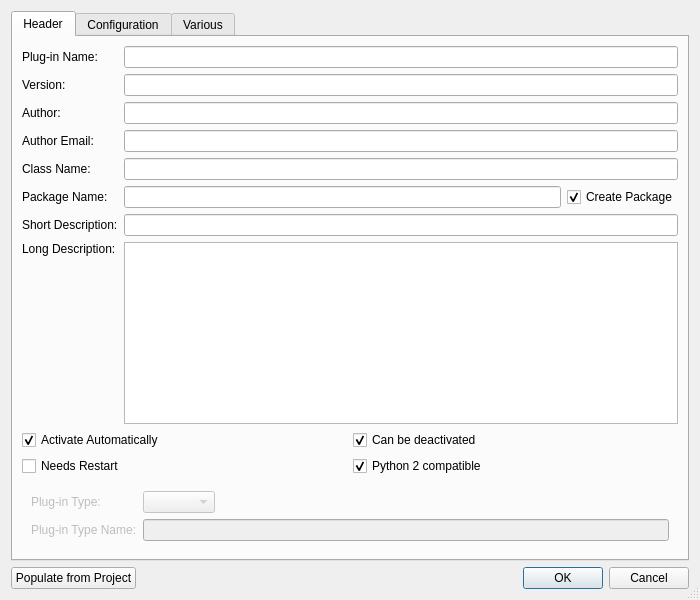
<?xml version="1.0" encoding="UTF-8"?>
<ui version="4.0">
 <class>PluginWizardDialog</class>
 <widget class="QDialog" name="PluginWizardDialog">
  <property name="geometry">
   <rect>
    <x>0</x>
    <y>0</y>
    <width>700</width>
    <height>600</height>
   </rect>
  </property>
  <property name="windowTitle">
   <string>eric Plug-in Wizard</string>
  </property>
  <property name="sizeGripEnabled">
   <bool>true</bool>
  </property>
  <layout class="QVBoxLayout" name="verticalLayout_5">
   <item>
    <widget class="QTabWidget" name="dataTabWidget">
     <property name="currentIndex">
      <number>0</number>
     </property>
     <widget class="QWidget" name="headerTab">
      <attribute name="title">
       <string>Header</string>
      </attribute>
      <layout class="QVBoxLayout" name="verticalLayout">
       <item>
        <layout class="QGridLayout" name="gridLayout">
         <item row="0" column="0">
          <widget class="QLabel" name="label">
           <property name="text">
            <string>Plug-in Name:</string>
           </property>
          </widget>
         </item>
         <item row="0" column="1" colspan="2">
          <widget class="QLineEdit" name="nameEdit">
           <property name="toolTip">
            <string>Enter the plug-in name</string>
           </property>
           <property name="maxLength">
            <number>55</number>
           </property>
          </widget>
         </item>
         <item row="1" column="0">
          <widget class="QLabel" name="label_2">
           <property name="text">
            <string>Version:</string>
           </property>
          </widget>
         </item>
         <item row="1" column="1" colspan="2">
          <widget class="QLineEdit" name="versionEdit">
           <property name="toolTip">
            <string>Enter the version number in the form 'major.minor[.patch[.sub]]'</string>
           </property>
           <property name="maxLength">
            <number>10</number>
           </property>
          </widget>
         </item>
         <item row="2" column="0">
          <widget class="QLabel" name="label_3">
           <property name="text">
            <string>Author:</string>
           </property>
          </widget>
         </item>
         <item row="2" column="1" colspan="2">
          <widget class="QLineEdit" name="authorEdit">
           <property name="toolTip">
            <string>Enter the author's name</string>
           </property>
           <property name="maxLength">
            <number>55</number>
           </property>
          </widget>
         </item>
         <item row="3" column="0">
          <widget class="QLabel" name="label_4">
           <property name="text">
            <string>Author Email:</string>
           </property>
          </widget>
         </item>
         <item row="3" column="1" colspan="2">
          <widget class="QLineEdit" name="authorEmailEdit">
           <property name="toolTip">
            <string>Enter the author's email address</string>
           </property>
           <property name="inputMask">
            <string notr="true"/>
           </property>
           <property name="maxLength">
            <number>55</number>
           </property>
          </widget>
         </item>
         <item row="4" column="0">
          <widget class="QLabel" name="label_5">
           <property name="text">
            <string>Class Name:</string>
           </property>
          </widget>
         </item>
         <item row="4" column="1" colspan="2">
          <widget class="QLineEdit" name="classNameEdit">
           <property name="toolTip">
            <string>Enter the name of the plug-in class</string>
           </property>
           <property name="maxLength">
            <number>55</number>
           </property>
          </widget>
         </item>
         <item row="5" column="0">
          <widget class="QLabel" name="label_6">
           <property name="text">
            <string>Package Name:</string>
           </property>
          </widget>
         </item>
         <item row="5" column="1">
          <widget class="QLineEdit" name="packageNameEdit">
           <property name="toolTip">
            <string>Enter the name of the plug-in package</string>
           </property>
           <property name="maxLength">
            <number>55</number>
           </property>
          </widget>
         </item>
         <item row="5" column="2">
          <widget class="QCheckBox" name="createPackageCheckBox">
           <property name="toolTip">
            <string>Select to create the entered package</string>
           </property>
           <property name="text">
            <string>Create Package</string>
           </property>
           <property name="checked">
            <bool>true</bool>
           </property>
          </widget>
         </item>
         <item row="6" column="0">
          <widget class="QLabel" name="label_7">
           <property name="text">
            <string>Short Description:</string>
           </property>
          </widget>
         </item>
         <item row="6" column="1" colspan="2">
          <widget class="QLineEdit" name="shortDescriptionEdit">
           <property name="toolTip">
            <string>Enter the short description</string>
           </property>
           <property name="maxLength">
            <number>55</number>
           </property>
          </widget>
         </item>
         <item row="7" column="0">
          <widget class="QLabel" name="label_8">
           <property name="text">
            <string>Long Description:</string>
           </property>
           <property name="alignment">
            <set>Qt::AlignLeading|Qt::AlignLeft|Qt::AlignTop</set>
           </property>
          </widget>
         </item>
         <item row="7" column="1" colspan="2">
          <widget class="EricSpellCheckedPlainTextEdit" name="longDescriptionEdit">
           <property name="toolTip">
            <string>Enter the long description</string>
           </property>
           <property name="tabChangesFocus">
            <bool>true</bool>
           </property>
          </widget>
         </item>
        </layout>
       </item>
       <item>
        <layout class="QGridLayout" name="gridLayout_2">
         <item row="0" column="0">
          <widget class="QCheckBox" name="autoActivateCheckBox">
           <property name="toolTip">
            <string>Select to activate the plug-in automatically</string>
           </property>
           <property name="text">
            <string>Activate Automatically</string>
           </property>
           <property name="checked">
            <bool>true</bool>
           </property>
          </widget>
         </item>
         <item row="0" column="1">
          <widget class="QCheckBox" name="deactivateableCheckBox">
           <property name="toolTip">
            <string>Select to allow the plug-in to be deactivated</string>
           </property>
           <property name="text">
            <string>Can be deactivated</string>
           </property>
           <property name="checked">
            <bool>true</bool>
           </property>
          </widget>
         </item>
         <item row="1" column="0">
          <widget class="QCheckBox" name="restartCheckBox">
           <property name="toolTip">
            <string>Select to indicate a restart is needed when updated</string>
           </property>
           <property name="text">
            <string>Needs Restart</string>
           </property>
          </widget>
         </item>
         <item row="1" column="1">
          <widget class="QCheckBox" name="python2CheckBox">
           <property name="toolTip">
            <string>Select to indicate Python 2 compatibility</string>
           </property>
           <property name="text">
            <string>Python 2 compatible</string>
           </property>
           <property name="checked">
            <bool>true</bool>
           </property>
          </widget>
         </item>
        </layout>
       </item>
       <item>
        <widget class="QFrame" name="ondemandFrame">
         <property name="enabled">
          <bool>false</bool>
         </property>
         <property name="frameShape">
          <enum>QFrame::NoFrame</enum>
         </property>
         <property name="frameShadow">
          <enum>QFrame::Raised</enum>
         </property>
         <layout class="QGridLayout" name="gridLayout_4">
          <item row="0" column="0">
           <widget class="QLabel" name="label_10">
            <property name="text">
             <string>Plug-in Type:</string>
            </property>
           </widget>
          </item>
          <item row="0" column="1">
           <widget class="QComboBox" name="pluginTypeCombo">
            <property name="toolTip">
             <string>Select the plug-in type</string>
            </property>
           </widget>
          </item>
          <item row="0" column="2">
           <spacer name="horizontalSpacer_2">
            <property name="orientation">
             <enum>Qt::Horizontal</enum>
            </property>
            <property name="sizeHint" stdset="0">
             <size>
              <width>406</width>
              <height>20</height>
             </size>
            </property>
           </spacer>
          </item>
          <item row="1" column="0">
           <widget class="QLabel" name="label_11">
            <property name="text">
             <string>Plug-in Type Name:</string>
            </property>
           </widget>
          </item>
          <item row="1" column="1" colspan="2">
           <widget class="QLineEdit" name="pluginTypeNameEdit">
            <property name="toolTip">
             <string>Enter the plug-in type name</string>
            </property>
            <property name="maxLength">
             <number>55</number>
            </property>
           </widget>
          </item>
         </layout>
        </widget>
       </item>
      </layout>
     </widget>
     <widget class="QWidget" name="configTab">
      <attribute name="title">
       <string>Configuration</string>
      </attribute>
      <layout class="QVBoxLayout" name="verticalLayout_3">
       <item>
        <widget class="QGroupBox" name="configurationGroup">
         <property name="toolTip">
          <string>Select to indicate that the plug-in has configurable data</string>
         </property>
         <property name="title">
          <string>Is configurable</string>
         </property>
         <property name="checkable">
          <bool>true</bool>
         </property>
         <property name="checked">
          <bool>false</bool>
         </property>
         <layout class="QGridLayout" name="gridLayout_3">
          <item row="0" column="0">
           <widget class="QLabel" name="label_9">
            <property name="text">
             <string>Preferences Key:</string>
            </property>
           </widget>
          </item>
          <item row="0" column="1">
           <widget class="QLineEdit" name="preferencesKeyEdit">
            <property name="toolTip">
             <string>Enter the preferences key</string>
            </property>
            <property name="maxLength">
             <number>55</number>
            </property>
           </widget>
          </item>
          <item row="1" column="1">
           <spacer name="verticalSpacer">
            <property name="orientation">
             <enum>Qt::Vertical</enum>
            </property>
            <property name="sizeHint" stdset="0">
             <size>
              <width>20</width>
              <height>416</height>
             </size>
            </property>
           </spacer>
          </item>
         </layout>
        </widget>
       </item>
      </layout>
     </widget>
     <widget class="QWidget" name="variousTab">
      <attribute name="title">
       <string>Various</string>
      </attribute>
      <layout class="QVBoxLayout" name="verticalLayout_4">
       <item>
        <widget class="QCheckBox" name="pixmapCheckBox">
         <property name="toolTip">
          <string>Select to create a 'previewPix()' function skeleton</string>
         </property>
         <property name="text">
          <string>Include 'previewPix()' function</string>
         </property>
        </widget>
       </item>
       <item>
        <widget class="QCheckBox" name="moduleSetupCheckBox">
         <property name="toolTip">
          <string>Select to create a 'moduleSetup()' function skeleton</string>
         </property>
         <property name="text">
          <string>Include 'moduleSetup()' function</string>
         </property>
        </widget>
       </item>
       <item>
        <widget class="QGroupBox" name="exeGroup">
         <property name="title">
          <string>Include an 'exeDisplayData' function</string>
         </property>
         <property name="checkable">
          <bool>true</bool>
         </property>
         <property name="checked">
          <bool>false</bool>
         </property>
         <layout class="QVBoxLayout" name="verticalLayout_2">
          <item>
           <widget class="QRadioButton" name="exeRadioButton">
            <property name="toolTip">
             <string>Select to create an 'exeDisplayData()' function skeleton</string>
            </property>
            <property name="text">
             <string>'exeDisplayData()' function returning program data to determine version information</string>
            </property>
            <property name="checked">
             <bool>true</bool>
            </property>
           </widget>
          </item>
          <item>
           <widget class="QRadioButton" name="exeInfoRadioButton">
            <property name="toolTip">
             <string>Select to create an 'exeDisplayData()' function skeleton returning version info</string>
            </property>
            <property name="text">
             <string>'exeDisplayData()' function returning version information</string>
            </property>
           </widget>
          </item>
          <item>
           <widget class="QRadioButton" name="exeListRadioButton">
            <property name="toolTip">
             <string>Select to create an 'exeDisplayDataList()' function skeleton</string>
            </property>
            <property name="text">
             <string>'exeDisplayDataList()' function</string>
            </property>
           </widget>
          </item>
         </layout>
        </widget>
       </item>
       <item>
        <widget class="QCheckBox" name="apiFilesCheckBox">
         <property name="toolTip">
          <string>Select to create an 'apiFiles()' function skeleton</string>
         </property>
         <property name="text">
          <string>Include 'apiFiles()' function</string>
         </property>
        </widget>
       </item>
       <item>
        <spacer name="verticalSpacer_2">
         <property name="orientation">
          <enum>Qt::Vertical</enum>
         </property>
         <property name="sizeHint" stdset="0">
          <size>
           <width>20</width>
           <height>377</height>
          </size>
         </property>
        </spacer>
       </item>
      </layout>
     </widget>
    </widget>
   </item>
   <item>
    <layout class="QHBoxLayout" name="horizontalLayout">
     <item>
      <widget class="QPushButton" name="projectButton">
       <property name="toolTip">
        <string>Press to populate entry fields from project data</string>
       </property>
       <property name="text">
        <string>Populate from Project</string>
       </property>
      </widget>
     </item>
     <item>
      <spacer name="horizontalSpacer">
       <property name="orientation">
        <enum>Qt::Horizontal</enum>
       </property>
       <property name="sizeHint" stdset="0">
        <size>
         <width>40</width>
         <height>20</height>
        </size>
       </property>
      </spacer>
     </item>
     <item>
      <widget class="QDialogButtonBox" name="buttonBox">
       <property name="orientation">
        <enum>Qt::Horizontal</enum>
       </property>
       <property name="standardButtons">
        <set>QDialogButtonBox::Cancel|QDialogButtonBox::Ok</set>
       </property>
      </widget>
     </item>
    </layout>
   </item>
  </layout>
 </widget>
 <customwidgets>
  <customwidget>
   <class>EricSpellCheckedPlainTextEdit</class>
   <extends>QPlainTextEdit</extends>
   <header>EricWidgets/EricSpellCheckedTextEdit.h</header>
  </customwidget>
 </customwidgets>
 <tabstops>
  <tabstop>projectButton</tabstop>
  <tabstop>dataTabWidget</tabstop>
  <tabstop>nameEdit</tabstop>
  <tabstop>versionEdit</tabstop>
  <tabstop>authorEdit</tabstop>
  <tabstop>authorEmailEdit</tabstop>
  <tabstop>classNameEdit</tabstop>
  <tabstop>packageNameEdit</tabstop>
  <tabstop>createPackageCheckBox</tabstop>
  <tabstop>shortDescriptionEdit</tabstop>
  <tabstop>longDescriptionEdit</tabstop>
  <tabstop>autoActivateCheckBox</tabstop>
  <tabstop>deactivateableCheckBox</tabstop>
  <tabstop>restartCheckBox</tabstop>
  <tabstop>python2CheckBox</tabstop>
  <tabstop>pluginTypeCombo</tabstop>
  <tabstop>pluginTypeNameEdit</tabstop>
  <tabstop>configurationGroup</tabstop>
  <tabstop>preferencesKeyEdit</tabstop>
  <tabstop>pixmapCheckBox</tabstop>
  <tabstop>moduleSetupCheckBox</tabstop>
  <tabstop>exeGroup</tabstop>
  <tabstop>exeRadioButton</tabstop>
  <tabstop>exeInfoRadioButton</tabstop>
  <tabstop>exeListRadioButton</tabstop>
  <tabstop>apiFilesCheckBox</tabstop>
 </tabstops>
 <resources/>
 <connections>
  <connection>
   <sender>buttonBox</sender>
   <signal>accepted()</signal>
   <receiver>PluginWizardDialog</receiver>
   <slot>accept()</slot>
   <hints>
    <hint type="sourcelabel">
     <x>649</x>
     <y>578</y>
    </hint>
    <hint type="destinationlabel">
     <x>157</x>
     <y>274</y>
    </hint>
   </hints>
  </connection>
  <connection>
   <sender>buttonBox</sender>
   <signal>rejected()</signal>
   <receiver>PluginWizardDialog</receiver>
   <slot>reject()</slot>
   <hints>
    <hint type="sourcelabel">
     <x>688</x>
     <y>584</y>
    </hint>
    <hint type="destinationlabel">
     <x>286</x>
     <y>274</y>
    </hint>
   </hints>
  </connection>
  <connection>
   <sender>autoActivateCheckBox</sender>
   <signal>toggled(bool)</signal>
   <receiver>ondemandFrame</receiver>
   <slot>setDisabled(bool)</slot>
   <hints>
    <hint type="sourcelabel">
     <x>108</x>
     <y>422</y>
    </hint>
    <hint type="destinationlabel">
     <x>126</x>
     <y>470</y>
    </hint>
   </hints>
  </connection>
 </connections>
</ui>
